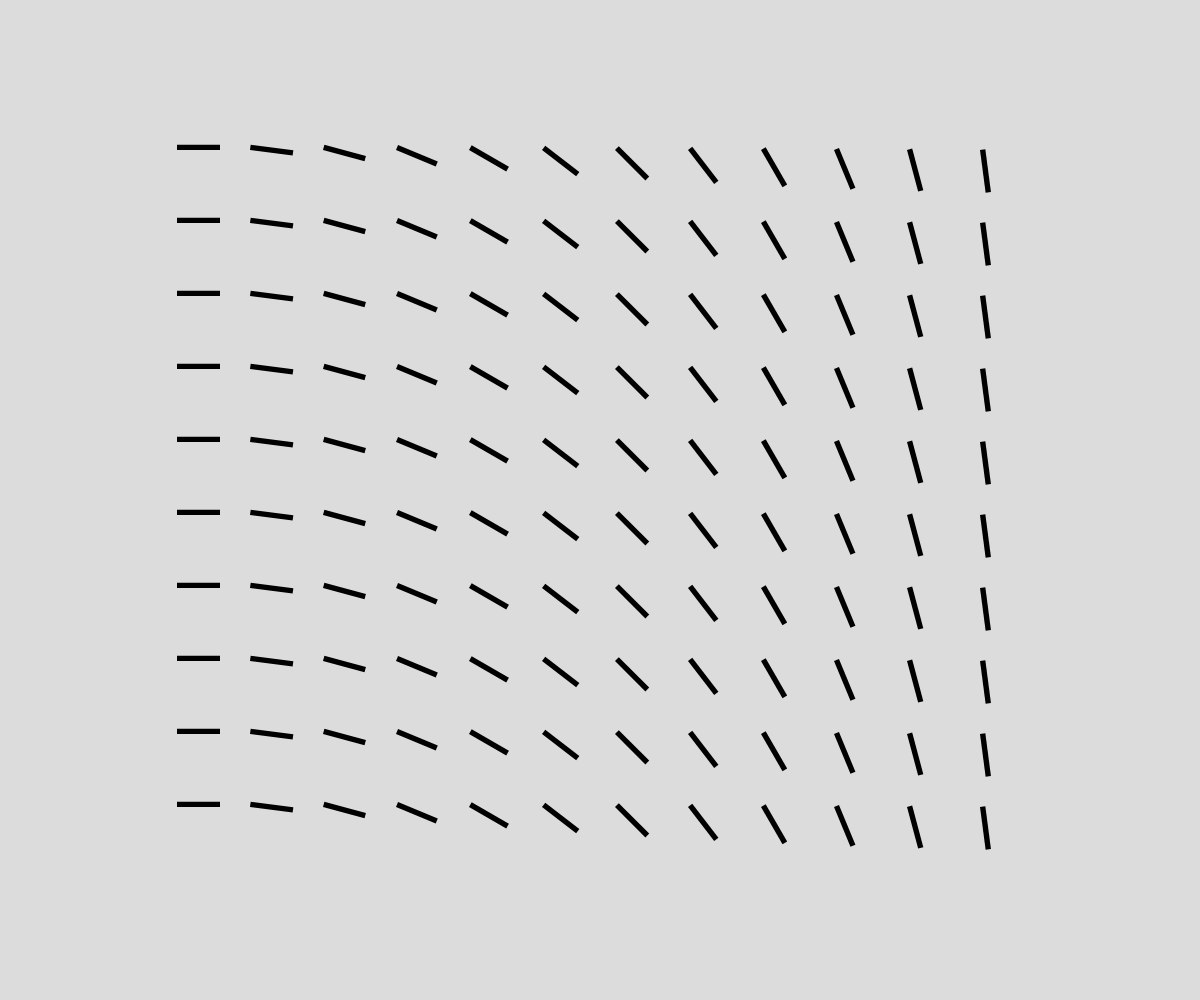
Frame 1 (no input)
Frame 60 (no input): identical to frame 1, image omitted
Frame 120 (the mouse pressed at the canvas centre since frame 60): identical to frame 1, image omitted

The p5.js sketch that drew this single still picture (run headless with seeded random() and noise() and a simulated clock; from frame 60 on, the mouse is pressed at the canvas centre):

// p5.js sketch
// ── sketch.js
let rows = 10;
let cols = 12;
let maxFlap = 90;
let flapOffset = maxFlap / cols;

function setup() {
  createCanvas(windowWidth, windowHeight);
  noStroke();
  rectMode(CORNER);
  angleMode(DEGREES)
}

function draw() {
  background(220);

  let gridSize = height * 0.7;
  let padding = 30;
  let blockSize = (gridSize - ((rows-1)*padding)) / rows;
  let roundedBlockSize = Math.floor(blockSize);
  let spacing = roundedBlockSize + padding;
  

  // Centering - calculate total grid dimensions and center it
  let totalGridWidth = (cols - 1) * spacing + roundedBlockSize;
  let totalGridHeight = (rows - 1) * spacing + roundedBlockSize;
  let startX = (width - totalGridWidth) / 2;
  let startY = (height - totalGridHeight) / 2;


  for (let i = 0; i < rows; i++) {
    for (let j = 0; j < cols; j++) {
      // Calculate position of each grid cell
      let cellLeft = startX + j * spacing;
      let cellTop = startY + i * spacing;
  

      fill(0);
      push();
      translate(cellLeft, cellTop);
      rotate(-maxFlap + (j)*flapOffset);
      rect(0, 0, roundedBlockSize/8, roundedBlockSize);
      pop();


    }
  }
}

function windowResized() {
  resizeCanvas(windowWidth, windowHeight);
}
